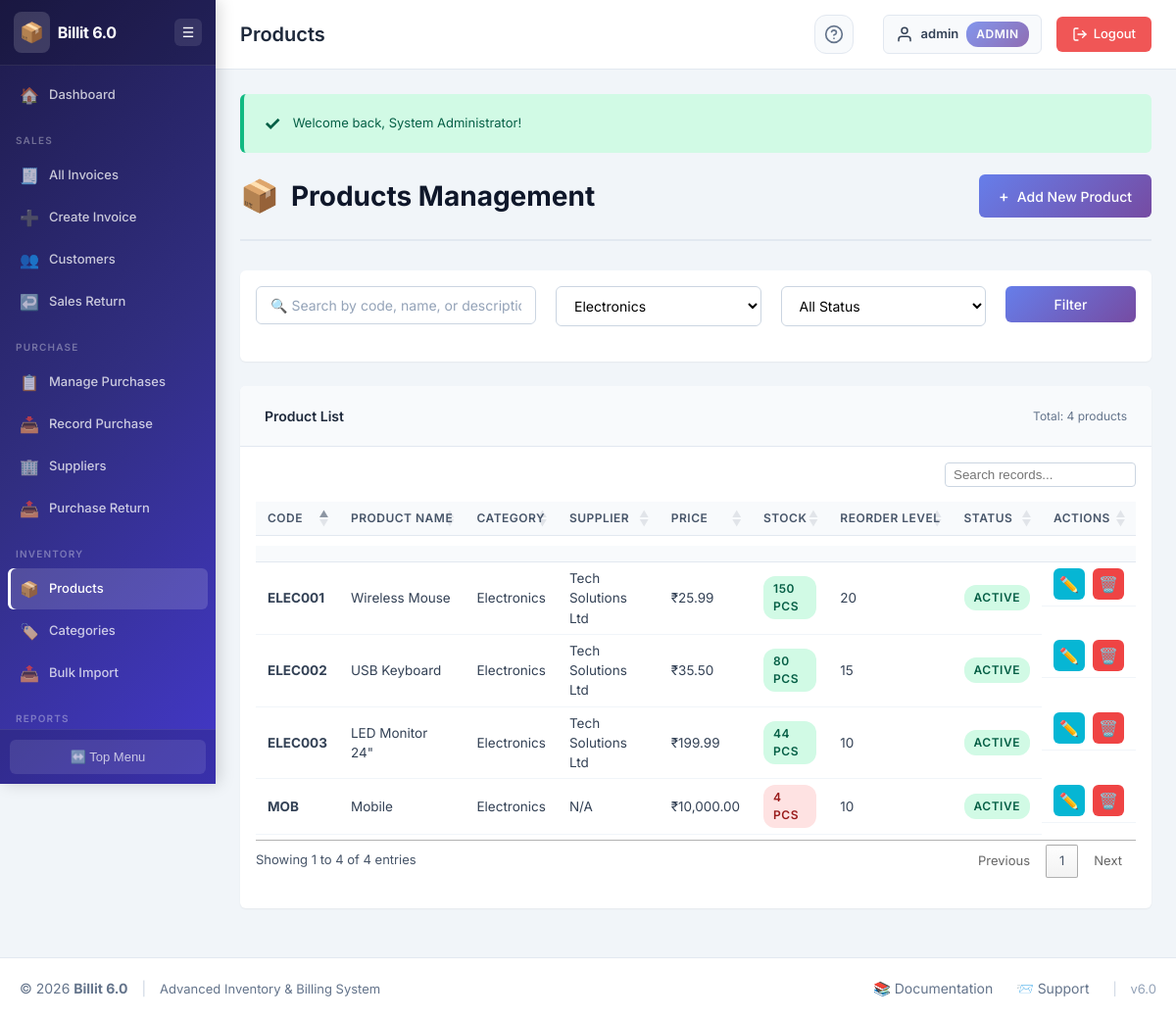
Before: /products/products.php?category=1 (signed in) with the older database file.
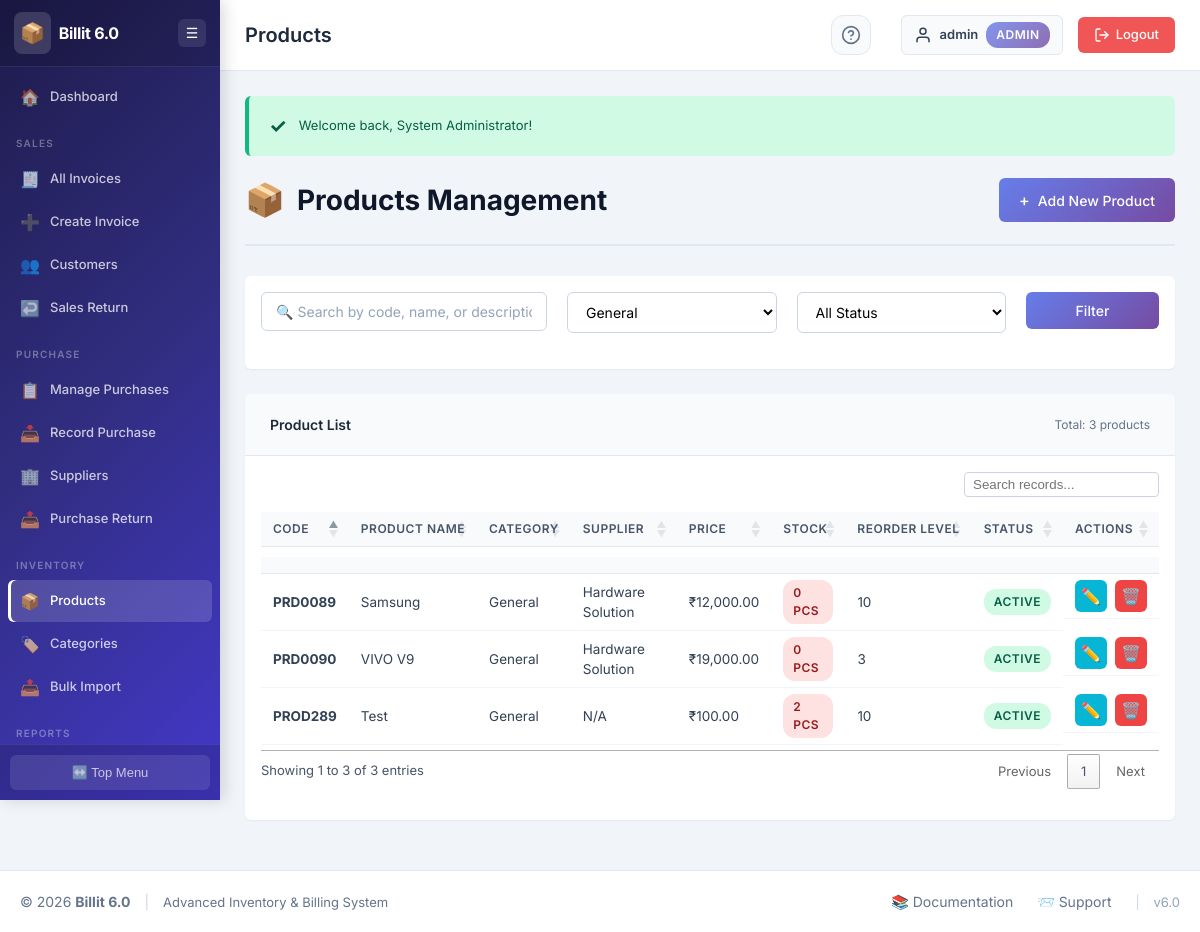
After: the same page with the newer database file.
### tables this page shows
CREATE TABLE `products` (
  `product_id` int(11) NOT NULL,
  `product_code` varchar(50) NOT NULL,
  `product_name` varchar(200) NOT NULL,
  `hsn_code` varchar(20) DEFAULT NULL,
  `description` text DEFAULT NULL,
  `category_id` int(11) NOT NULL,
  `supplier_id` int(11) DEFAULT NULL,
  `unit_price` decimal(10,2) NOT NULL DEFAULT 0.00,
  `gst_rate` decimal(5,2) NOT NULL DEFAULT 18.00,
  `quantity_in_stock` int(11) NOT NULL DEFAULT 0,
  `reorder_level` int(11) NOT NULL DEFAULT 10,
  `unit_of_measure` varchar(20) DEFAULT 'pcs',
  `tracking_type` enum('none','batch','serial') NOT NULL DEFAULT 'none',
  `status` enum('active','inactive','discontinued') NOT NULL DEFAULT 'active',
  `created_at` timestamp NOT NULL DEFAULT current_timestamp(),
  `updated_at` timestamp NOT NULL DEFAULT current_timestamp() ON UPDATE current_timestamp()
);

CREATE TABLE `categories` (
  `category_id` int(11) NOT NULL,
  `category_name` varchar(100) NOT NULL,
  `description` text DEFAULT NULL,
  `status` enum('active','inactive') NOT NULL DEFAULT 'active',
  `created_at` timestamp NOT NULL DEFAULT current_timestamp(),
  `updated_at` timestamp NOT NULL DEFAULT current_timestamp() ON UPDATE current_timestamp()
);

CREATE TABLE `suppliers` (
  `supplier_id` int(11) NOT NULL,
  `supplier_name` varchar(100) NOT NULL,
  `contact_person` varchar(100) DEFAULT NULL,
  `email` varchar(100) DEFAULT NULL,
  `phone` varchar(20) DEFAULT NULL,
  `address` text DEFAULT NULL,
  `city` varchar(50) DEFAULT NULL,
  `country` varchar(50) DEFAULT NULL,
  `status` enum('active','inactive') NOT NULL DEFAULT 'active',
  `created_at` timestamp NOT NULL DEFAULT current_timestamp(),
  `updated_at` timestamp NOT NULL DEFAULT current_timestamp() ON UPDATE current_timestamp()
);

### includes/functions.php (called while the page is built, shortened)
<?php
function sanitize_sql($connection, $data) {
    return mysqli_real_escape_string($connection, trim($data));
}
function db_query($connection, $query) {
    $result = mysqli_query($connection, $query);
    return $result;
}
function format_currency($amount, $currency = '₹') {
    return $currency . number_format($amount, 2);
}
function escape_html($string) {
    return htmlspecialchars($string, ENT_QUOTES, 'UTF-8');
}
?>

### products/products.php (the view, shortened to what the changed rows need)
<?php
require_once '../includes/header.php';
$category_filter = '';
if (isset($_GET['category'])) {
    $category_filter = sanitize_sql($connection, $_GET['category']);
}
$query = "SELECT p.*, c.category_name, s.supplier_name
          FROM products p
          INNER JOIN categories c ON p.category_id = c.category_id
          LEFT JOIN suppliers s ON p.supplier_id = s.supplier_id
          WHERE 1=1";
if (!empty($category_filter)) {
    $query .= " AND p.category_id = '{$category_filter}'";
}
$query .= " ORDER BY p.product_name ASC";
$products_result = db_query($connection, $query);
$categories_query = "SELECT category_id, category_name FROM categories WHERE status = 'active' ORDER BY category_name";
$categories_result = db_query($connection, $categories_query);
?>
<div class="page-header">
    <h2 class="page-title">
        <span class="page-icon">📦</span>
        Products Management
    </h2>
</div>
<div class="card">
    <div class="card-body">
        <form method="GET" action="<?php echo htmlspecialchars($_SERVER['PHP_SELF']); ?>" class="filter-form">
            <div class="form-row">
                <div class="form-group col-md-3">
                    <select name="category" class="form-control">
                        <?php while ($category = mysqli_fetch_assoc($categories_result)): ?>
                            <option value="<?php echo $category['category_id']; ?>"
                                    <?php echo ($category_filter == $category['category_id']) ? 'selected' : ''; ?>>
                                <?php echo escape_html($category['category_name']); ?>
                            </option>
                        <?php endwhile; ?>
                    </select>
                </div>
            </div>
        </form>
    </div>
</div>
<div class="card">
    <div class="card-header">
        <h3 class="card-title">Product List</h3>
        <span class="card-subtitle">
            Total: <?php echo mysqli_num_rows($products_result); ?> products
        </span>
    </div>
    <div class="card-body">
        <div class="table-responsive">
            <table class="data-table">
                <thead>
                    <tr>
                        <th>Code</th>
                        <th>Product Name</th>
                        <th>Category</th>
                        <th>Supplier</th>
                        <th>Price</th>
                        <th>Stock</th>
                        <th>Reorder Level</th>
                        <th>Status</th>
                        <th>Actions</th>
                    </tr>
                </thead>
                <tbody>
                    <?php if ($products_result && mysqli_num_rows($products_result) > 0): ?>
                        <?php while ($product = mysqli_fetch_assoc($products_result)): ?>
                            <?php
                            $stock_class = 'success';
                            if ($product['quantity_in_stock'] <= $product['reorder_level']) {
                                $stock_class = 'danger';
                            } elseif ($product['quantity_in_stock'] <= ($product['reorder_level'] * 1.5)) {
                                $stock_class = 'warning';
                            }
                            ?>
                            <tr>
                                <td><strong><?php echo escape_html($product['product_code']); ?></strong></td>
                                <td><?php echo escape_html($product['product_name']); ?></td>
                                <td><?php echo escape_html($product['category_name']); ?></td>
                                <td><?php echo escape_html($product['supplier_name'] ?? 'N/A'); ?></td>
                                <td><?php echo format_currency($product['unit_price']); ?></td>
                                <td>
                                    <span class="badge badge-<?php echo $stock_class; ?>">
                                        <?php echo $product['quantity_in_stock']; ?> <?php echo escape_html($product['unit_of_measure']); ?>
                                    </span>
                                </td>
                                <td><?php echo $product['reorder_level']; ?></td>
                                <td>
                                    <span class="badge badge-<?php echo $product['status']; ?>">
                                        <?php echo ucfirst($product['status']); ?>
                                    </span>
                                </td>
                                <td class="actions">
                                    <a href="edit_product.php?id=<?php echo $product['product_id']; ?>"
                                       class="btn-action btn-edit"
                                       title="Edit">
                                        ✏️
                                    </a>
                                    <a href="delete_product.php?id=<?php echo $product['product_id']; ?>"
                                       class="btn-action btn-delete"
                                       title="Delete"
                                       onclick="return confirmDelete('Are you sure you want to delete this product?');">
                                        🗑️
                                    </a>
                                </td>
                            </tr>
                        <?php endwhile; ?>
                    <?php else: ?>
                        <tr>
                            <td colspan="9" class="text-center">No products found.</td>
                        </tr>
                    <?php endif; ?>
                </tbody>
            </table>
        </div>
    </div>
</div>
<?php
require_once '../includes/footer.php';
?>

Changed rows visible on the page:
removed products: product_code "ELEC003", product_name "LED Monitor 24\"", category.category_name "Electronics", supplier.supplier_name "Tech Solutions Ltd", unit_price "₹199.99", quantity_in_stock "44", unit_of_measure "PCS", reorder_level "10", status "ACTIVE"
removed products: product_code "MOB", product_name "Mobile", category.category_name "Electronics", supplier_name "N/A", unit_price "₹10,000.00", quantity_in_stock "4", unit_of_measure "PCS", reorder_level "10", status "ACTIVE"
removed products: product_code "ELEC002", product_name "USB Keyboard", category.category_name "Electronics", supplier.supplier_name "Tech Solutions Ltd", unit_price "₹35.50", quantity_in_stock "80", unit_of_measure "PCS", reorder_level "15", status "ACTIVE"
removed products: product_code "ELEC001", product_name "Wireless Mouse", category.category_name "Electronics", supplier.supplier_name "Tech Solutions Ltd", unit_price "₹25.99", quantity_in_stock "150", unit_of_measure "PCS", reorder_level "20", status "ACTIVE"
added products: product_code "PRD0089", product_name "Samsung", category.category_name "General", supplier.supplier_name "Hardware Solution", unit_price "₹12,000.00", quantity_in_stock "0", unit_of_measure "PCS", reorder_level "10", status "ACTIVE"
added products: product_code "PROD289", product_name "Test", category.category_name "General", supplier_name "N/A", unit_price "₹100.00", quantity_in_stock "2", unit_of_measure "PCS", reorder_level "10", status "ACTIVE"
added products: product_code "PRD0090", product_name "VIVO V9", category.category_name "General", supplier.supplier_name "Hardware Solution", unit_price "₹19,000.00", quantity_in_stock "0", unit_of_measure "PCS", reorder_level "3", status "ACTIVE"
Other visible differences:
form field category: "Electronics" → "General"
mysqli_num_rows($products_result): "4" → "3"
text written by a page script: "Showing 1 to 4 of 4 entries Previous 1 Next" → "Showing 1 to 3 of 3 entries Previous 1 Next"
